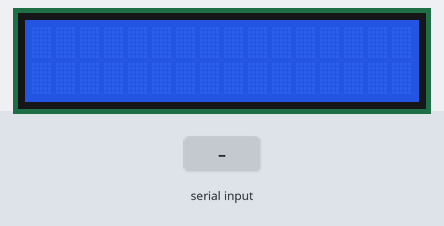
Bench run of a sketch on a simulated Arduino Uno, built with avr-gcc and run on an emulated ATmega328P. Parts: 16×2 character LCD. The test bench sets the inputs (shaded band). Random numbers use the default seed unless the sketch sets one; what the sketch prints to the serial monitor is not drawn.

Above: at 1.3 s.
1.4 s: "1" received over Serial
At 3.9 s:
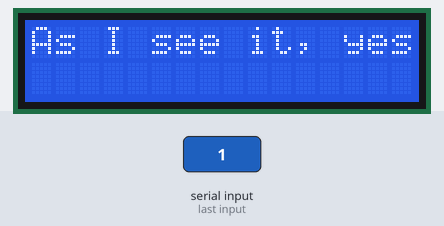
4.4 s: "0" received over Serial
At 6.2 s:
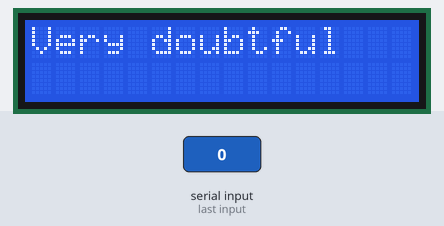
7.4 s: "2" received over Serial
At 9.7 s:
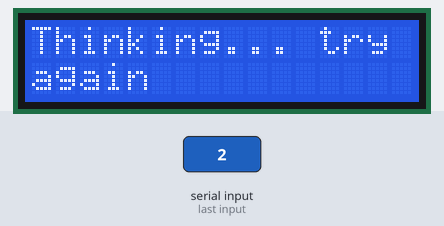
10.4 s: "1" received over Serial
At 13.1 s:
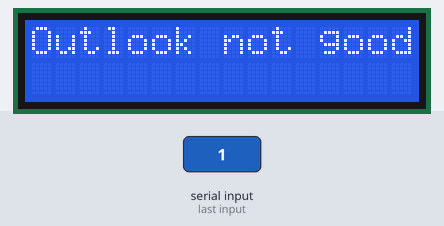
13.4 s: "0" received over Serial
At 15.5 s:
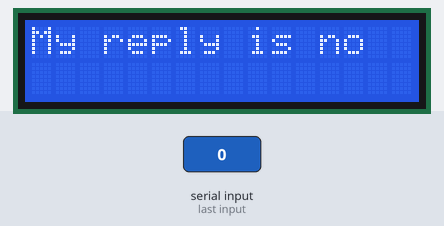
16.4 s: "2" received over Serial
At 19.0 s:
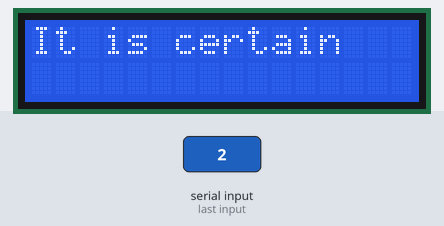
Timing chart, 0 to 20.4 s (numbered marks = the images above; inputs shaded):
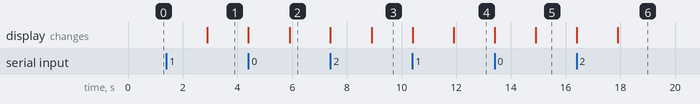

The sketch:

43_magic8ball.ino
```cpp
#include <LiquidCrystal.h>

int rs = 7;
int en = 8;
int d4 = 9;
int d5 = 10;
int d6 = 11;
int d7 = 12;
LiquidCrystal lcd(rs, en, d4, d5, d6, d7);

// responses
const char* magic8BallResponses[] = {
  // Positive
  "It is certain",
  "Without a doubt",
  "Definitely yes",
  "You can rely on it",
  "As I see it, yes",
  "Most likely",
  "Outlook is good",
  "Yes",
  "Signs point to yes",
  "It is decided",
  // Non-committal
  "Reply hazy, try again",
  "Ask again later",
  "Can't tell you now",
  "Not sure, ask again",
  "Thinking... try again",
  // Negative
  "Don't count on it",
  "My reply is no",
  "Sources say no",
  "Outlook not good",
  "Very doubtful"
};

const int responseCount = sizeof(magic8BallResponses) / sizeof(magic8BallResponses[0]);
long randomIndex = 0;
String DisplayMsg = "Enter Your Question Son (or daughter) - ";
String inputMsg;

void display(int ind){
  String output = magic8BallResponses[ind];
  int len = output.length();
  lcd.setCursor(0, 0);
  for(int i = 0; i < 16; i++){
    if(i >= len) return;
    lcd.print(output[i]);
  }
  lcd.setCursor(0, 1);
  for(int i = 16; i < 32; i++){
    if(i >= len) return;
    lcd.print(output[i]);
  }
}

void setup(){
  lcd.clear();
  lcd.begin(2, 16);
  randomSeed(analogRead(0));
  Serial.begin(9600);
  delay(100);
}

void loop(){
  Serial.println(DisplayMsg);
  while(Serial.available() == 0){}
  lcd.clear();
  inputMsg = Serial.readString();
  delay(500);
  randomIndex = random(0, responseCount);
  display(randomIndex);


}
```

Measured:
- after the input at 1.4 s, the display: changes after 1.5 s (image 1)
- after the input at 4.4 s, the display: first changes at once (image 2 shows a later state)
- after the input at 7.4 s, the display: first changes at once (image 3 shows a later state)
- after the input at 10.4 s, the display: first changes at once (image 4 shows a later state)
- after the input at 13.4 s, the display: first changes at once (image 5 shows a later state)
- after the input at 16.4 s, the display: first changes at once (image 6 shows a later state)
